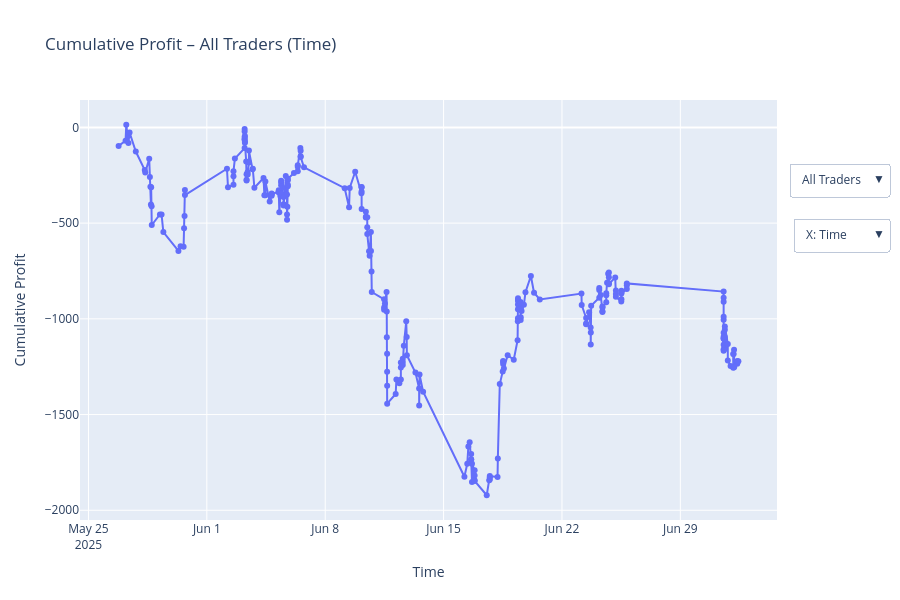

Notebook cell for this chart:
### Markdown cell above
## Cumulative P&L plot

### Code cell
def cumulative_pnl_plot(gdf: pd.DataFrame) -> go.Figure:
    """Interactive line plot: cumulative P&L vs time OR vs trade #."""
    traders   = sorted(gdf['trader'].dropna().unique().tolist())
    categories= ['All Traders'] + traders

    traces, idx = [], {}      # map (trader, mode) → trace index

    for trader in categories:
        data = gdf if trader == 'All Traders' else gdf[gdf['trader'] == trader]
        if data.empty: 
            continue
        data = data.copy()
        data['cum_profit']   = data['sum_profit'].cumsum()
        data['trade_number'] = range(1, len(data)+1)

        # --- time-based trace
        idx[(trader, 'time')] = len(traces)
        traces.append(go.Scatter(
            x=data.index, y=data['cum_profit'],
            name=f"{trader} (Time)",
            mode='lines+markers',
            visible=(trader == 'All Traders')
        ))
        # --- count-based trace
        idx[(trader, 'count')] = len(traces)
        traces.append(go.Scatter(
            x=data['trade_number'], y=data['cum_profit'],
            name=f"{trader} (Count)",
            mode='lines+markers',
            visible=False
        ))

    # --- dropdown A: trader filter
    trader_buttons = []
    for trader in categories:
        vis = [False]*len(traces)
        if (trader, 'time') in idx:
            vis[idx[(trader, 'time')]] = True
        trader_buttons.append(dict(
            label=trader, method="update",
            args=[{"visible": vis},
                  {"title": f"Cumulative Profit – {trader} (Time)", 
                   "xaxis": {"title": "Time"}}]
        ))

    # --- dropdown B: x-axis mode
    mode_buttons = [
        dict(label="X: Time", method="update",
             args=[{"visible": [t.name.endswith('(Time)') for t in traces]},
                   {"xaxis": {"title": "Time"}}]),
        dict(label="X: Trade #", method="update",
             args=[{"visible": [t.name.endswith('(Count)') for t in traces]},
                   {"xaxis": {"title": "Trade Number"}}])
    ]

    fig = go.Figure(traces)
    fig.update_layout(
        title="Cumulative Profit – All Traders (Time)",
        yaxis_title="Cumulative Profit",
        xaxis_title="Time",
        updatemenus=[
            dict(buttons=trader_buttons, direction="down", x=1.16, y=0.85),
            dict(buttons=mode_buttons,   direction="down", x=1.16, y=0.72),
        ],
        height=600,
        legend=dict(orientation="h", yanchor="bottom", y=-0.25)
    )
    return fig

cumulative_pnl_plot(grouped).show()

### Figure 1 — Plotly figure (JSON) as saved in the notebook; plotly's stock layout.template omitted (floating-point values rounded to 4 significant figures; data arrays with more than 128 entries replaced by an {"elided": "..."} marker saying what was removed)
{"data": [{"mode": "lines+markers", "name": "All Traders (Time)", "type": "scatter", "visible": true, "x": {"elided": "259 str values"}, "y": {"elided": "259 float values"}}, {"mode": "lines+markers", "name": "All Traders (Count)", "type": "scatter", "visible": false, "x": {"elided": "259 int values"}, "y": {"elided": "259 float values"}}, {"mode": "lines+markers", "name": "AI (Time)", "type": "scatter", "visible": false, "x": ["2025-07-01T13:27:14+00:00", "2025-07-01T13:27:15+00:00", "2025-07-01T13:27:18+00:00", "2025-07-01T13:27:19+00:00", "2025-07-01T13:27:20+00:00", "2025-07-01T13:27:21+00:00", "2025-07-01T15:09:11+00:00", "2025-07-01T15:09:12+00:00", "2025-07-01T15:09:13+00:00", "2025-07-01T19:21:41+00:00", "2025-07-01T23:18:40+00:00", "2025-07-02T03:03:01+00:00", "2025-07-02T03:36:59+00:00", "2025-07-02T08:44:18+00:00", "2025-07-02T08:44:19+00:00", "2025-07-02T10:24:06+00:00"], "y": [-78.66, -94.44, -87.44, -118.8, -142.4, -150.3, -136.3, -99.15, -81.93, -172.7, -201.3, -210.2, -210.2, -204.6, -204.6, -204.6]}, {"mode": "lines+markers", "name": "AI (Count)", "type": "scatter", "visible": false, "x": [1, 2, 3, 4, 5, 6, 7, 8, 9, 10, 11, 12, 13, 14, 15, 16], "y": [-78.66, -94.44, -87.44, -118.8, -142.4, -150.3, -136.3, -99.15, -81.93, -172.7, -201.3, -210.2, -210.2, -204.6, -204.6, -204.6]}, {"mode": "lines+markers", "name": "Ata (Time)", "type": "scatter", "visible": false, "x": ["2025-06-02T13:49:10+00:00", "2025-06-02T13:49:11+00:00", "2025-06-02T13:49:12+00:00", "2025-06-03T05:38:26+00:00", "2025-06-03T05:38:27+00:00", "2025-06-03T05:38:28+00:00", "2025-06-03T05:39:40+00:00", "2025-06-03T05:39:41+00:00", "2025-06-03T05:39:42+00:00", "2025-06-03T06:01:41+00:00", "2025-06-03T06:01:42+00:00", "2025-06-03T06:01:43+00:00", "2025-06-03T08:24:54+00:00", "2025-06-03T08:24:55+00:00", "2025-06-03T08:24:56+00:00", "2025-06-03T17:13:54+00:00", "2025-06-04T19:59:35+00:00", "2025-06-04T19:59:36+00:00", "2025-06-04T19:59:37+00:00", "2025-06-05T06:05:55+00:00", "2025-06-05T06:05:56+00:00", "2025-06-05T06:05:57+00:00", "2025-06-05T09:28:59+00:00", "2025-06-05T09:29:00+00:00", "2025-06-05T09:29:01+00:00", "2025-06-05T09:29:02+00:00", "2025-06-05T12:52:04+00:00", "2025-06-05T12:52:05+00:00", "2025-06-05T12:52:06+00:00", "2025-06-05T18:16:01+00:00", "2025-06-05T18:54:14+00:00", "2025-06-05T18:57:11+00:00", "2025-06-05T18:57:12+00:00", "2025-06-05T18:57:13+00:00", "2025-06-06T09:03:30+00:00", "2025-06-06T09:03:31+00:00", "2025-06-06T09:03:32+00:00", "2025-06-06T13:08:35+00:00", "2025-06-06T13:08:36+00:00", "2025-06-06T13:08:37+00:00", "2025-06-09T09:51:41+00:00", "2025-06-10T09:41:27+00:00", "2025-06-10T09:41:28+00:00", "2025-06-10T09:41:29+00:00", "2025-06-10T14:12:39+00:00", "2025-06-11T11:36:40+00:00", "2025-06-11T11:36:41+00:00", "2025-06-11T11:36:42+00:00", "2025-06-12T11:21:23+00:00", "2025-06-12T11:21:24+00:00", "2025-06-12T11:21:25+00:00", "2025-06-12T14:02:26+00:00", "2025-06-12T14:02:27+00:00", "2025-06-12T14:02:28+00:00", "2025-06-16T11:09:45+00:00", "2025-06-16T15:10:11+00:00", "2025-06-16T15:10:12+00:00", "2025-06-16T15:10:13+00:00", "2025-06-16T16:16:45+00:00", "2025-06-16T20:02:23+00:00", "2025-06-16T20:02:24+00:00", "2025-06-16T20:02:25+00:00", "2025-06-16T20:02:26+00:00", "2025-06-17T13:14:25+00:00", "2025-06-17T17:34:06+00:00", "2025-06-17T17:34:07+00:00", "2025-06-17T17:34:08+00:00", "2025-06-18T12:31:11+00:00", "2025-06-18T12:31:12+00:00", "2025-06-18T12:31:13+00:00", "2025-06-19T09:33:21+00:00", "2025-06-19T09:33:22+00:00", "2025-06-19T09:33:23+00:00", "2025-06-19T09:37:58+00:00", "2025-06-19T09:37:59+00:00", "2025-06-19T09:38:00+00:00", "2025-06-19T13:22:51+00:00", "2025-06-19T13:31:03+00:00", "2025-06-19T13:31:04+00:00", "2025-06-19T13:31:05+00:00", "2025-06-20T16:31:40+00:00", "2025-06-23T10:19:48+00:00", "2025-06-23T10:19:49+00:00", "2025-06-23T10:19:50+00:00", "2025-06-24T04:56:19+00:00", "2025-06-24T04:56:20+00:00", "2025-06-24T04:56:21+00:00", "2025-06-24T09:27:06+00:00", "2025-06-24T09:27:07+00:00", "2025-06-24T09:27:08+00:00", "2025-06-24T14:51:36+00:00", "2025-06-24T14:51:37+00:00", "2025-06-24T14:51:38+00:00", "2025-06-24T18:34:47+00:00", "2025-06-24T18:34:48+00:00", "2025-06-24T18:34:49+00:00", "2025-06-24T18:34:50+00:00", "2025-06-25T04:33:02+00:00", "2025-06-25T04:33:03+00:00", "2025-06-25T04:33:04+00:00", "2025-06-25T12:22:43+00:00", "2025-06-25T12:22:44+00:00", "2025-06-25T12:22:45+00:00", "2025-06-25T12:22:46+00:00", "2025-06-25T20:02:53+00:00", "2025-06-25T20:02:54+00:00", "2025-06-25T20:02:55+00:00", "2025-07-02T03:03:01+00:00", "2025-07-02T04:25:08+00:00"], "y": [13.86, 58.36, 83.27, 138.2, 185.2, 181.1, 196.1, 238.5, 224.8, 201.8, 170.7, 165.5, 98.94, 69.4, 65.19, 67.27, 97.55, 108.9, 104.0, 120.3, 126.2, 113.3, 124.9, 168.4, 183.5, 193.0, 106.9, 69.71, 63.52, 131.8, 238.6, 246.0, 269.5, 277.8, 287.1, 310.1, 318.0, 304.7, 275.1, 270.9, 171.4, 156.8, 130.7, 126.3, 36.29, -1.78, -44.1, -56.76, -36.42, 25.55, 51.38, 71.16, 54.84, 38.45, 129.5, 67.51, 41.16, 37.35, 132.8, 97.99, 70.9, 45.9, 42.29, -32.26, -28.58, -16.37, -9.8, 30.32, 45.88, 41.7, 56.66, 103.6, 129.2, 147.7, 153.7, 161.4, 68.46, 82.46, 129.3, 154.5, 118.9, 50.87, 22.57, 18.47, 60.35, 100.1, 110.5, 50.4, 25.56, 21.53, 49.34, 86.62, 96.58, 103.2, 77.71, 47.29, 42.24, -26.02, -44.9, -59.17, -46.85, -2.13, -11.51, -16.34, 6.5, 26.7, 35.84, 107.5, 16.24]}, {"mode": "lines+markers", "name": "Ata (Count)", "type": "scatter", "visible": false, "x": [1, 2, 3, 4, 5, 6, 7, 8, 9, 10, 11, 12, 13, 14, 15, 16, 17, 18, 19, 20, 21, 22, 23, 24, 25, 26, 27, 28, 29, 30, 31, 32, 33, 34, 35, 36, 37, 38, 39, 40, 41, 42, 43, 44, 45, 46, 47, 48, 49, 50, 51, 52, 53, 54, 55, 56, 57, 58, 59, 60, 61, 62, 63, 64, 65, 66, 67, 68, 69, 70, 71, 72, 73, 74, 75, 76, 77, 78, 79, 80, 81, 82, 83, 84, 85, 86, 87, 88, 89, 90, 91, 92, 93, 94, 95, 96, 97, 98, 99, 100, 101, 102, 103, 104, 105, 106, 107, 108, 109], "y": [13.86, 58.36, 83.27, 138.2, 185.2, 181.1, 196.1, 238.5, 224.8, 201.8, 170.7, 165.5, 98.94, 69.4, 65.19, 67.27, 97.55, 108.9, 104.0, 120.3, 126.2, 113.3, 124.9, 168.4, 183.5, 193.0, 106.9, 69.71, 63.52, 131.8, 238.6, 246.0, 269.5, 277.8, 287.1, 310.1, 318.0, 304.7, 275.1, 270.9, 171.4, 156.8, 130.7, 126.3, 36.29, -1.78, -44.1, -56.76, -36.42, 25.55, 51.38, 71.16, 54.84, 38.45, 129.5, 67.51, 41.16, 37.35, 132.8, 97.99, 70.9, 45.9, 42.29, -32.26, -28.58, -16.37, -9.8, 30.32, 45.88, 41.7, 56.66, 103.6, 129.2, 147.7, 153.7, 161.4, 68.46, 82.46, 129.3, 154.5, 118.9, 50.87, 22.57, 18.47, 60.35, 100.1, 110.5, 50.4, 25.56, 21.53, 49.34, 86.62, 96.58, 103.2, 77.71, 47.29, 42.24, -26.02, -44.9, -59.17, -46.85, -2.13, -11.51, -16.34, 6.5, 26.7, 35.84, 107.5, 16.24]}, {"mode": "lines+markers", "name": "Eli (Time)", "type": "scatter", "visible": false, "x": ["2025-05-27T04:40:01+00:00", "2025-05-30T16:53:25+00:00", "2025-06-03T09:48:33+00:00", "2025-06-05T16:02:38+00:00", "2025-06-10T03:42:45+00:00", "2025-06-19T09:03:11+00:00", "2025-06-19T20:11:42+00:00", "2025-06-23T17:26:32+00:00"], "y": [27.03, 162.8, 205.9, 269.9, 155.0, 256.8, 322.5, 461.8]}, {"mode": "lines+markers", "name": "Eli (Count)", "type": "scatter", "visible": false, "x": [1, 2, 3, 4, 5, 6, 7, 8], "y": [27.03, 162.8, 205.9, 269.9, 155.0, 256.8, 322.5, 461.8]}, {"mode": "lines+markers", "name": "Empire (Time)", "type": "scatter", "visible": false, "x": ["2025-05-28T15:12:16+00:00", "2025-05-28T16:40:04+00:00", "2025-05-28T17:39:16+00:00", "2025-05-28T17:50:25+00:00", "2025-05-30T16:55:56+00:00", "2025-06-04T10:59:40+00:00", "2025-06-04T11:06:26+00:00", "2025-06-05T17:47:59+00:00", "2025-06-05T17:48:20+00:00", "2025-06-10T17:45:25+00:00", "2025-06-10T18:05:00+00:00", "2025-06-11T15:20:36+00:00", "2025-06-11T15:25:34+00:00", "2025-06-11T15:49:51+00:00", "2025-06-11T15:53:01+00:00", "2025-06-11T15:56:01+00:00", "2025-06-11T15:56:02+00:00", "2025-06-12T19:40:16+00:00", "2025-06-12T19:53:08+00:00", "2025-06-13T13:18:38+00:00", "2025-06-13T13:21:52+00:00", "2025-06-13T13:52:43+00:00", "2025-06-16T16:16:44+00:00", "2025-06-18T07:45:10+00:00", "2025-06-19T13:15:33+00:00", "2025-06-23T16:43:12+00:00", "2025-06-23T16:51:31+00:00"], "y": [-94.8, -187.5, -287.0, -384.5, -411.6, -411.7, -339.9, -437.0, -542.0, -648.4, -756, -858, -992.4, -1078.0, -1172.0, -1246.0, -1339.0, -1421.0, -1516.0, -1599.0, -1687.0, -1526.0, -1641.0, -1252.0, -1272.0, -1351.0, -1439.0]}, {"mode": "lines+markers", "name": "Empire (Count)", "type": "scatter", "visible": false, "x": [1, 2, 3, 4, 5, 6, 7, 8, 9, 10, 11, 12, 13, 14, 15, 16, 17, 18, 19, 20, 21, 22, 23, 24, 25, 26, 27], "y": [-94.8, -187.5, -287.0, -384.5, -411.6, -411.7, -339.9, -437.0, -542.0, -648.4, -756, -858, -992.4, -1078.0, -1172.0, -1246.0, -1339.0, -1421.0, -1516.0, -1599.0, -1687.0, -1526.0, -1641.0, -1252.0, -1272.0, -1351.0, -1439.0]}, {"mode": "lines+markers", "name": "Lily (Time)", "type": "scatter", "visible": false, "x": ["2025-05-26T18:46:54+00:00", "2025-05-27T08:45:49+00:00", "2025-05-27T19:10:57+00:00", "2025-05-28T08:38:49+00:00", "2025-05-28T14:13:38+00:00", "2025-05-28T17:00:31+00:00", "2025-05-29T07:44:36+00:00", "2025-05-29T10:18:21+00:00", "2025-05-30T07:41:17+00:00", "2025-05-30T15:02:07+00:00", "2025-05-30T15:40:59+00:00", "2025-06-02T06:01:27+00:00", "2025-06-03T07:52:03+00:00", "2025-06-03T10:02:32+00:00", "2025-06-03T16:52:13+00:00", "2025-06-03T19:30:43+00:00", "2025-06-04T09:41:00+00:00", "2025-06-04T17:11:49+00:00", "2025-06-05T08:24:07+00:00", "2025-06-05T15:12:41+00:00", "2025-06-06T12:42:51+00:00", "2025-06-09T10:46:24+00:00", "2025-06-09T18:34:16+00:00", "2025-06-10T15:04:02+00:00", "2025-06-10T16:48:54+00:00", "2025-06-11T12:43:31+00:00", "2025-06-12T09:16:00+00:00", "2025-06-12T15:34:22+00:00", "2025-06-13T08:03:27+00:00", "2025-06-16T13:01:03+00:00", "2025-06-17T16:46:32+00:00", "2025-06-18T11:53:02+00:00", "2025-06-18T18:58:17+00:00", "2025-06-19T09:20:09+00:00", "2025-06-19T17:59:16+00:00", "2025-06-20T08:22:08+00:00", "2025-06-23T03:40:46+00:00", "2025-06-23T14:28:42+00:00", "2025-06-24T09:34:20+00:00", "2025-06-25T12:10:05+00:00"], "y": [-96.6, -192.0, -291.7, -304.4, -233.0, -142.5, -142.4, -234.2, -333.0, -335.9, -238.3, -335.2, -432.1, -443.7, -541, -640.1, -730.4, -834.3, -749.4, -659.1, -569.3, -469.1, -384.0, -408.1, -283.3, -249.7, -269.8, -168.5, -259.2, -237.5, -159.4, -94.67, -25.0, 74.55, 106.8, 19.74, 50.67, 113.0, 136.3, 111.2]}, {"mode": "lines+markers", "name": "Lily (Count)", "type": "scatter", "visible": false, "x": [1, 2, 3, 4, 5, 6, 7, 8, 9, 10, 11, 12, 13, 14, 15, 16, 17, 18, 19, 20, 21, 22, 23, 24, 25, 26, 27, 28, 29, 30, 31, 32, 33, 34, 35, 36, 37, 38, 39, 40], "y": [-96.6, -192.0, -291.7, -304.4, -233.0, -142.5, -142.4, -234.2, -333.0, -335.9, -238.3, -335.2, -432.1, -443.7, -541, -640.1, -730.4, -834.3, -749.4, -659.1, -569.3, -469.1, -384.0, -408.1, -283.3, -249.7, -269.8, -168.5, -259.2, -237.5, -159.4, -94.67, -25.0, 74.55, 106.8, 19.74, 50.67, 113.0, 136.3, 111.2]}, {"mode": "lines+markers", "name": "Mirbaha (Time)", "type": "scatter", "visible": false, "x": ["2025-07-01T13:27:11+00:00", "2025-07-01T13:27:12+00:00", "2025-07-01T13:27:13+00:00", "2025-07-01T13:27:16+00:00", "2025-07-01T13:27:17+00:00", "2025-07-01T13:27:18+00:00"], "y": [-42.52, -74.41, -95.67, -162.9, -191.5, -201.1]}, {"mode": "lines+markers", "name": "Mirbaha (Count)", "type": "scatter", "visible": false, "x": [1, 2, 3, 4, 5, 6], "y": [-42.52, -74.41, -95.67, -162.9, -191.5, -201.1]}, {"mode": "lines+markers", "name": "Nemat (Time)", "type": "scatter", "visible": false, "x": ["2025-05-27T05:41:12+00:00", "2025-05-27T10:21:43+00:00", "2025-05-28T07:56:01+00:00", "2025-05-28T15:56:01+00:00", "2025-05-29T05:26:34+00:00", "2025-05-30T10:42:30+00:00", "2025-05-30T16:23:18+00:00", "2025-06-02T04:35:12+00:00", "2025-06-02T15:48:31+00:00", "2025-06-03T11:43:04+00:00", "2025-06-03T11:43:32+00:00", "2025-06-04T08:27:51+00:00", "2025-06-05T06:50:37+00:00", "2025-06-05T17:49:45+00:00", "2025-06-06T03:39:33+00:00", "2025-06-06T17:55:12+00:00", "2025-06-09T03:38:28+00:00", "2025-06-10T03:26:32+00:00", "2025-06-10T03:38:20+00:00", "2025-06-10T03:38:21+00:00", "2025-06-10T03:38:22+00:00", "2025-06-10T11:40:28+00:00", "2025-06-10T11:40:29+00:00", "2025-06-10T11:40:30+00:00", "2025-06-10T16:58:12+00:00", "2025-06-11T15:04:52+00:00", "2025-06-12T04:00:04+00:00", "2025-06-12T05:02:06+00:00", "2025-06-12T18:59:01+00:00", "2025-06-13T18:56:49+00:00", "2025-06-16T05:33:25+00:00", "2025-06-16T09:36:18+00:00", "2025-06-18T04:35:39+00:00", "2025-06-18T04:59:42+00:00", "2025-06-18T13:33:46+00:00", "2025-06-19T03:34:55+00:00", "2025-06-19T14:41:40+00:00", "2025-06-20T03:54:51+00:00", "2025-06-23T04:01:13+00:00", "2025-06-23T16:57:57+00:00", "2025-06-24T07:02:34+00:00", "2025-06-24T16:03:06+00:00", "2025-06-24T17:35:56+00:00", "2025-06-25T03:36:20+00:00", "2025-07-01T15:09:06+00:00", "2025-07-01T15:09:07+00:00", "2025-07-01T15:09:08+00:00", "2025-07-01T15:09:09+00:00", "2025-07-02T04:13:39+00:00", "2025-07-02T08:44:14+00:00", "2025-07-02T08:44:15+00:00", "2025-07-02T08:44:16+00:00"], "y": [83.42, 138.5, 42.32, -9.8, 45.2, 69.63, 133.4, 271.0, 337.7, 400.4, 463.0, 514.3, 412.4, 385.4, 415.3, 361.8, 253.0, 140.4, 149.5, 171.6, 173.7, 175.0, 122.8, 88.13, -11.79, 47.43, 97.79, 173.8, 300.8, 210.7, -233.6, -165.9, -171.2, -74.64, -110.0, -133.6, -173.2, -88.39, -148.1, -85.37, -121.6, -66.76, -19.85, 15.53, 24.38, 44.47, 56.12, 73.32, 95.52, 113.6, 121.5, 121.5]}, {"mode": "lines+markers", "name": "Nemat (Count)", "type": "scatter", "visible": false, "x": [1, 2, 3, 4, 5, 6, 7, 8, 9, 10, 11, 12, 13, 14, 15, 16, 17, 18, 19, 20, 21, 22, 23, 24, 25, 26, 27, 28, 29, 30, 31, 32, 33, 34, 35, 36, 37, 38, 39, 40, 41, 42, 43, 44, 45, 46, 47, 48, 49, 50, 51, 52], "y": [83.42, 138.5, 42.32, -9.8, 45.2, 69.63, 133.4, 271.0, 337.7, 400.4, 463.0, 514.3, 412.4, 385.4, 415.3, 361.8, 253.0, 140.4, 149.5, 171.6, 173.7, 175.0, 122.8, 88.13, -11.79, 47.43, 97.79, 173.8, 300.8, 210.7, -233.6, -165.9, -171.2, -74.64, -110.0, -133.6, -173.2, -88.39, -148.1, -85.37, -121.6, -66.76, -19.85, 15.53, 24.38, 44.47, 56.12, 73.32, 95.52, 113.6, 121.5, 121.5]}, {"mode": "lines+markers", "name": "Test (Time)", "type": "scatter", "visible": false, "x": ["2025-07-01T19:22:16+00:00"], "y": [-86.72]}, {"mode": "lines+markers", "name": "Test (Count)", "type": "scatter", "visible": false, "x": [1], "y": [-86.72]}], "layout": {"height": 600, "legend": {"orientation": "h", "y": -0.25, "yanchor": "bottom"}, "title": {"text": "Cumulative Profit – All Traders (Time)"}, "updatemenus": [{"buttons": [{"args": [{"visible": [true, false, false, false, false, false, false, false, false, false, false, false, false, false, false, false, false, false]}, {"title": "Cumulative Profit – All Traders (Time)", "xaxis": {"title": "Time"}}], "label": "All Traders", "method": "update"}, {"args": [{"visible": [false, false, true, false, false, false, false, false, false, false, false, false, false, false, false, false, false, false]}, {"title": "Cumulative Profit – AI (Time)", "xaxis": {"title": "Time"}}], "label": "AI", "method": "update"}, {"args": [{"visible": [false, false, false, false, true, false, false, false, false, false, false, false, false, false, false, false, false, false]}, {"title": "Cumulative Profit – Ata (Time)", "xaxis": {"title": "Time"}}], "label": "Ata", "method": "update"}, {"args": [{"visible": [false, false, false, false, false, false, true, false, false, false, false, false, false, false, false, false, false, false]}, {"title": "Cumulative Profit – Eli (Time)", "xaxis": {"title": "Time"}}], "label": "Eli", "method": "update"}, {"args": [{"visible": [false, false, false, false, false, false, false, false, true, false, false, false, false, false, false, false, false, false]}, {"title": "Cumulative Profit – Empire (Time)", "xaxis": {"title": "Time"}}], "label": "Empire", "method": "update"}, {"args": [{"visible": [false, false, false, false, false, false, false, false, false, false, true, false, false, false, false, false, false, false]}, {"title": "Cumulative Profit – Lily (Time)", "xaxis": {"title": "Time"}}], "label": "Lily", "method": "update"}, {"args": [{"visible": [false, false, false, false, false, false, false, false, false, false, false, false, true, false, false, false, false, false]}, {"title": "Cumulative Profit – Mirbaha (Time)", "xaxis": {"title": "Time"}}], "label": "Mirbaha", "method": "update"}, {"args": [{"visible": [false, false, false, false, false, false, false, false, false, false, false, false, false, false, true, false, false, false]}, {"title": "Cumulative Profit – Nemat (Time)", "xaxis": {"title": "Time"}}], "label": "Nemat", "method": "update"}, {"args": [{"visible": [false, false, false, false, false, false, false, false, false, false, false, false, false, false, false, false, true, false]}, {"title": "Cumulative Profit – Test (Time)", "xaxis": {"title": "Time"}}], "label": "Test", "method": "update"}], "direction": "down", "x": 1.16, "y": 0.85}, {"buttons": [{"args": [{"visible": [true, false, true, false, true, false, true, false, true, false, true, false, true, false, true, false, true, false]}, {"xaxis": {"title": "Time"}}], "label": "X: Time", "method": "update"}, {"args": [{"visible": [false, true, false, true, false, true, false, true, false, true, false, true, false, true, false, true, false, true]}, {"xaxis": {"title": "Trade Number"}}], "label": "X: Trade #", "method": "update"}], "direction": "down", "x": 1.16, "y": 0.72}], "xaxis": {"title": {"text": "Time"}}, "yaxis": {"title": {"text": "Cumulative Profit"}}}}
